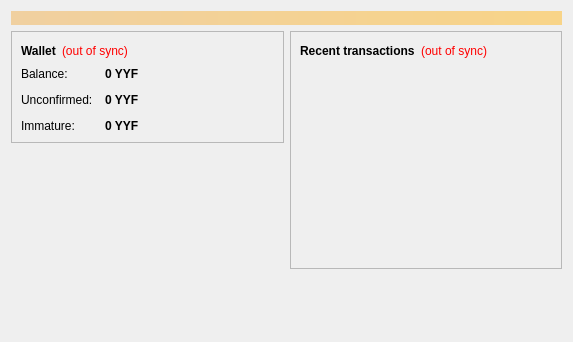
<?xml version="1.0" encoding="UTF-8"?>
<ui version="4.0">
 <class>OverviewPage</class>
 <widget class="QWidget" name="OverviewPage">
  <property name="geometry">
   <rect>
    <x>0</x>
    <y>0</y>
    <width>573</width>
    <height>342</height>
   </rect>
  </property>
  <property name="windowTitle">
   <string>Form</string>
  </property>
  <layout class="QVBoxLayout" name="topLayout">
   <item>
    <widget class="QLabel" name="labelAlerts">
     <property name="visible">
      <bool>false</bool>
     </property>
     <property name="styleSheet">
      <string notr="true">background-color: qlineargradient(x1: 0, y1: 0, x2: 1, y2: 0, stop:0 #F0D0A0, stop:1 #F8D488); color:#000000;</string>
     </property>
     <property name="wordWrap">
      <bool>true</bool>
     </property>
     <property name="margin">
      <number>3</number>
     </property>
    </widget>
   </item>
   <item>
    <layout class="QHBoxLayout" name="horizontalLayout" stretch="1,1">
     <item>
      <layout class="QVBoxLayout" name="verticalLayout_2">
       <item>
        <widget class="QFrame" name="frame">
         <property name="frameShape">
          <enum>QFrame::StyledPanel</enum>
         </property>
         <property name="frameShadow">
          <enum>QFrame::Raised</enum>
         </property>
         <layout class="QVBoxLayout" name="verticalLayout_4">
          <item>
           <layout class="QHBoxLayout" name="horizontalLayout_4">
            <item>
             <widget class="QLabel" name="label_5">
              <property name="font">
               <font>
                <weight>75</weight>
                <bold>true</bold>
               </font>
              </property>
              <property name="text">
               <string>Wallet</string>
              </property>
             </widget>
            </item>
            <item>
             <widget class="QLabel" name="labelWalletStatus">
              <property name="toolTip">
               <string>&lt;html&gt;&lt;head/&gt;&lt;body&gt;&lt;p&gt;The displayed information may be out of date. Your wallet automatically synchronizes with the YYF network after a connection is established, but this process has not completed yet.&lt;/p&gt;&lt;/body&gt;&lt;/html&gt;</string>
              </property>
              <property name="styleSheet">
               <string notr="true">QLabel { color: red; }</string>
              </property>
              <property name="text">
               <string notr="true">(out of sync)</string>
              </property>
              <property name="alignment">
               <set>Qt::AlignLeading|Qt::AlignLeft|Qt::AlignVCenter</set>
              </property>
             </widget>
            </item>
            <item>
             <spacer name="horizontalSpacer_2">
              <property name="orientation">
               <enum>Qt::Horizontal</enum>
              </property>
              <property name="sizeHint" stdset="0">
               <size>
                <width>40</width>
                <height>20</height>
               </size>
              </property>
             </spacer>
            </item>
           </layout>
          </item>
          <item>
           <layout class="QFormLayout" name="formLayout_2">
            <property name="fieldGrowthPolicy">
             <enum>QFormLayout::AllNonFixedFieldsGrow</enum>
            </property>
            <property name="horizontalSpacing">
             <number>12</number>
            </property>
            <property name="verticalSpacing">
             <number>12</number>
            </property>
            <item row="0" column="0">
             <widget class="QLabel" name="label">
              <property name="text">
               <string>Balance:</string>
              </property>
             </widget>
            </item>
            <item row="0" column="1">
             <widget class="QLabel" name="labelBalance">
              <property name="font">
               <font>
                <weight>75</weight>
                <bold>true</bold>
               </font>
              </property>
              <property name="cursor">
               <cursorShape>IBeamCursor</cursorShape>
              </property>
              <property name="toolTip">
               <string>Your current balance</string>
              </property>
              <property name="text">
               <string notr="true">0 YYF</string>
              </property>
              <property name="textInteractionFlags">
               <set>Qt::LinksAccessibleByMouse|Qt::TextSelectableByKeyboard|Qt::TextSelectableByMouse</set>
              </property>
             </widget>
            </item>
            <item row="1" column="0">
             <widget class="QLabel" name="label_3">
              <property name="text">
               <string>Unconfirmed:</string>
              </property>
             </widget>
            </item>
            <item row="1" column="1">
             <widget class="QLabel" name="labelUnconfirmed">
              <property name="font">
               <font>
                <weight>75</weight>
                <bold>true</bold>
               </font>
              </property>
              <property name="cursor">
               <cursorShape>IBeamCursor</cursorShape>
              </property>
              <property name="toolTip">
               <string>Total of transactions that have yet to be confirmed, and do not yet count toward the current balance</string>
              </property>
              <property name="text">
               <string notr="true">0 YYF</string>
              </property>
              <property name="textInteractionFlags">
               <set>Qt::LinksAccessibleByMouse|Qt::TextSelectableByKeyboard|Qt::TextSelectableByMouse</set>
              </property>
             </widget>
            </item>
            <item row="2" column="0">
             <widget class="QLabel" name="labelImmatureText">
              <property name="text">
               <string>Immature:</string>
              </property>
             </widget>
            </item>
            <item row="2" column="1">
             <widget class="QLabel" name="labelImmature">
              <property name="font">
               <font>
                <weight>75</weight>
                <bold>true</bold>
               </font>
              </property>
              <property name="toolTip">
               <string>Mined balance that has not yet matured</string>
              </property>
              <property name="text">
               <string notr="true">0 YYF</string>
              </property>
              <property name="textInteractionFlags">
               <set>Qt::LinksAccessibleByMouse|Qt::TextSelectableByKeyboard|Qt::TextSelectableByMouse</set>
              </property>
             </widget>
            </item>
           </layout>
          </item>
             
         </layout>
        </widget>
       </item>
       <item>
        <spacer name="verticalSpacer">
         <property name="orientation">
          <enum>Qt::Vertical</enum>
         </property>
         <property name="sizeHint" stdset="0">
          <size>
           <width>20</width>
           <height>40</height>
          </size>
         </property>
        </spacer>
       </item>
 <item>
           <widget class="QLabel" name="label_wallet_bgcoin">
            <property name="text">
             <string/>
            </property>
            <property name="pixmap">
             <pixmap resource="../bitcoin.qrc">:/images/backg</pixmap>
            </property>
            <property name="scaledContents">
             <bool>false</bool>
            </property>
            <property name="alignment">
             <set>Qt::AlignCenter</set>
            </property>
            <property name="margin">
             <number>-2</number>
            </property>
           </widget>
          </item>
      </layout>
     </item>
     <item>
      <layout class="QVBoxLayout" name="verticalLayout_3">
       <item>
        <widget class="QFrame" name="frame_2">
         <property name="frameShape">
          <enum>QFrame::StyledPanel</enum>
         </property>
         <property name="frameShadow">
          <enum>QFrame::Raised</enum>
         </property>
         <layout class="QVBoxLayout" name="verticalLayout">
          <item>
           <layout class="QHBoxLayout" name="horizontalLayout_2">
            <item>
             <widget class="QLabel" name="label_4">
              <property name="text">
               <string>&lt;b&gt;Recent transactions&lt;/b&gt;</string>
              </property>
             </widget>
            </item>
            <item>
             <widget class="QLabel" name="labelTransactionsStatus">
              <property name="toolTip">
               <string>&lt;html&gt;&lt;head/&gt;&lt;body&gt;&lt;p&gt;The displayed information may be out of date. Your wallet automatically synchronizes with the YYF network after a connection is established, but this process has not completed yet.&lt;/p&gt;&lt;/body&gt;&lt;/html&gt;</string>
              </property>
              <property name="styleSheet">
               <string notr="true">QLabel { color: red; }</string>
              </property>
              <property name="text">
               <string notr="true">(out of sync)</string>
              </property>
              <property name="alignment">
               <set>Qt::AlignRight|Qt::AlignTrailing|Qt::AlignVCenter</set>
              </property>
             </widget>
            </item>
            <item>
             <spacer name="horizontalSpacer">
              <property name="orientation">
               <enum>Qt::Horizontal</enum>
              </property>
              <property name="sizeHint" stdset="0">
               <size>
                <width>40</width>
                <height>20</height>
               </size>
              </property>
             </spacer>
            </item>
           </layout>
          </item>
          <item>
           <widget class="QListView" name="listTransactions">
            <property name="styleSheet">
             <string notr="true">QListView { background: transparent; }</string>
            </property>
            <property name="frameShape">
             <enum>QFrame::NoFrame</enum>
            </property>
            <property name="verticalScrollBarPolicy">
             <enum>Qt::ScrollBarAlwaysOff</enum>
            </property>
            <property name="horizontalScrollBarPolicy">
             <enum>Qt::ScrollBarAlwaysOff</enum>
            </property>
            <property name="selectionMode">
             <enum>QAbstractItemView::NoSelection</enum>
            </property>
           </widget>
          </item>
         </layout>
        </widget>
       </item>
       <item>
        <spacer name="verticalSpacer_2">
         <property name="orientation">
          <enum>Qt::Vertical</enum>
         </property>
         <property name="sizeHint" stdset="0">
          <size>
           <width>20</width>
           <height>40</height>
          </size>
         </property>
        </spacer>
       </item>
      </layout>
     </item>
    </layout>
   </item>
  </layout>
 </widget>
 <resources/>
 <connections/>
</ui>
